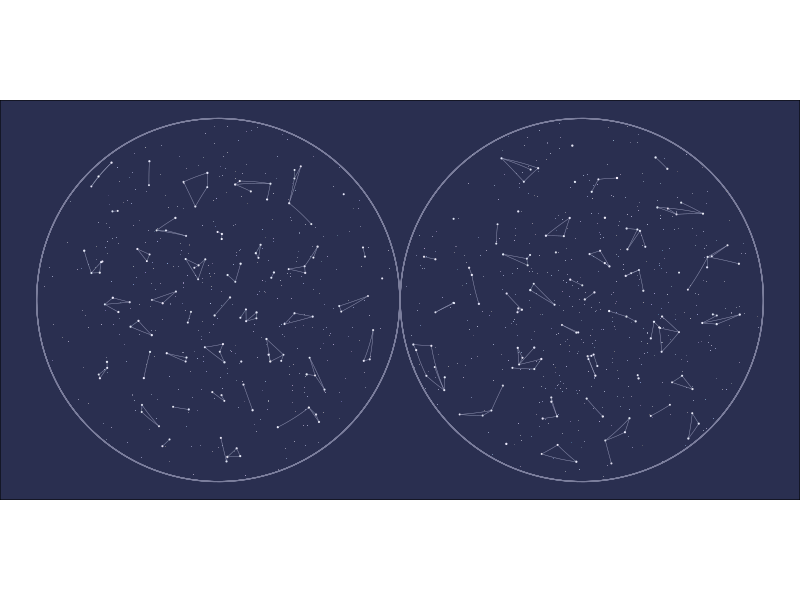
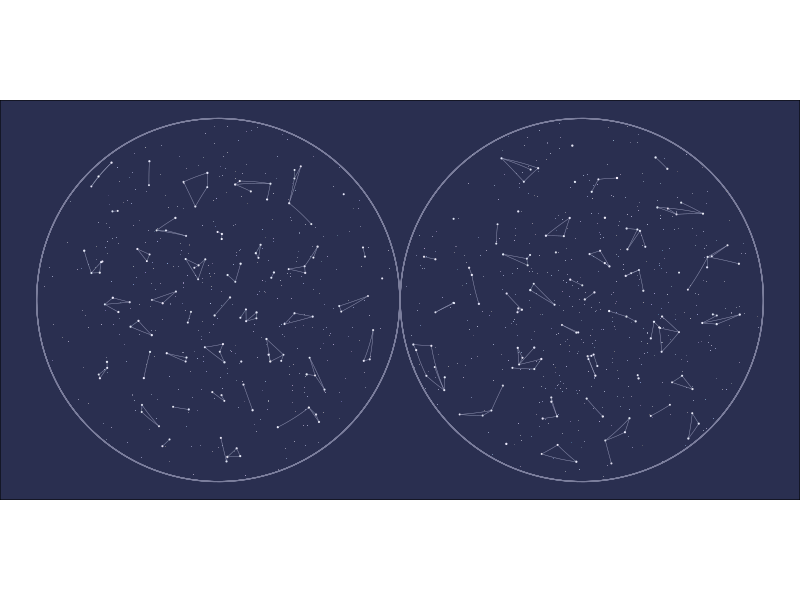

Source code (R) for these figures, in order:
library(tidyverse)

set.seed(5)

# df needs:
# x, y, z on unit sphere
projection <- function(df) {
  
  df <- df %>%
    mutate(lat = asin(z),
           long = atan2(y, x)) %>%
    mutate(new_x = if_else(z < 0, x / (1 - z), x / (1 + z) + 2),
           new_y = if_else(z < 0, y / (1 - z), y / (1 + z)))
  
  return(df)
}

# points_n, approx. number of final points
# candidates_n, number of attempts per point
# distance_limit, minimum distance between points
disk_sampling <- function(points_n, candidates_n, distance_limit) {
  
  df <- tibble(
    x = c(rnorm(1), rep(0, points_n - 1)),
    y = c(rnorm(1), rep(0, points_n - 1)),
    z = c(rnorm(1), rep(0, points_n - 1))
  ) %>%
    mutate(normalize = sqrt(x^2 + y^2 + z^2)) %>%
    mutate(normalize = if_else(normalize == 0, 1, normalize)) %>%
    mutate(x = x / normalize,
           y = y / normalize,
           z = z / normalize) %>%
    select(-normalize) %>%
    rowid_to_column("id") 
  
  for(i in seq(2, points_n)) {
    
    candidates <- tibble(
      can_x = rnorm(candidates_n),
      can_y = rnorm(candidates_n),
      can_z = rnorm(candidates_n)
    ) %>%
      mutate(normalize = sqrt(can_x^2 + can_y^2 + can_z^2)) %>%
      mutate(can_x = can_x / normalize,
             can_y = can_y / normalize,
             can_z = can_z / normalize) %>%
      select(-normalize) %>%
      rowid_to_column("can_id") 
    
    best_candidate <- df %>%
      filter(x != 0 | y != 0 | z != 0) %>%
      expand_grid(candidates) %>%
      mutate(distance = acos(x * can_x + 
                               y * can_y + 
                               z * can_z)) %>%
      group_by(can_id) %>%
      summarise(distance = min(distance)) %>%
      filter(distance == max(distance)) %>%
      filter(distance > distance_limit) %>%
      slice(1) %>%
      pull(can_id)
    
    if(length(best_candidate) > 0) {
      best_candidate <- candidates %>%
        filter(can_id == best_candidate) %>%
        mutate(can_id = i) %>%
        rename_with(~ gsub("can_", "", .x))
      
      df <- df %>%
        rows_update(best_candidate, by = "id")
    }
    
  }
  
  df <- df %>%
    filter(x != 0 | y != 0 | z != 0)
  
  return(df)
}

# df needs x, y, z
connections <- function(df) {
  
  lines <- data.frame(
    line_id_1_2 = integer(),
    id_2 = integer(),
    id_1 = integer(),
    x_2 = numeric(),
    x_1 = numeric(),
    y_2 = numeric(),
    y_1 = numeric(),
    z_2 = numeric(),
    z_1 = numeric()
  )
  
  if(nrow(df) <= 1) {
    return(lines)
  }
  
  connections <- df %>%
    select(starts_with("star")) %>%
    rename_with(~ paste0(gsub("star_", "", .x), "_1")) %>%
    select(id_1, x_1, y_1, z_1)
  
  connections <- connections %>%
    rename_with(~ paste0(gsub("1", "", .x), "2")) %>%
    expand_grid(connections) %>%
    filter(id_1 < id_2) %>%
    mutate(a_1_2 = y_1 * z_2 - z_1 * y_2,
           b_1_2 = z_1 * x_2 - x_1 * z_2,
           c_1_2 = x_1 * y_2 - y_1 * x_2) %>%
    rowid_to_column("line_id_1_2")
  
  # https://blog.mbedded.ninja/mathematics/geometry/spherical-geometry/finding-the-intersection-of-two-arcs-that-lie-on-a-sphere/
  # https://www.dirkbertels.net/computing/greatCircles_files/great_circles_070206.pdf
  intersections <- connections %>%
    rename_with(~ gsub("1", "3", .x)) %>%
    rename_with(~ gsub("2", "4", .x)) %>% 
    expand_grid(connections) %>%
    filter(line_id_1_2 < line_id_3_4) %>%
    filter((id_1 != id_3 & id_1 != id_4) &
             (id_2 != id_3 & id_2 != id_4)) %>% # remove ones that share a star
    mutate(l_1 = b_1_2 * c_3_4 - c_1_2 * b_3_4,
           m_1 = c_1_2 * a_3_4 - a_1_2 * c_3_4,
           n_1 = a_1_2 * b_3_4 - b_1_2 * a_3_4) %>%
    mutate(normal = sqrt(l_1^2 + m_1^2 + n_1^2)) %>%
    mutate(l_1 = l_1 / normal,
           m_1 = m_1 / normal,
           n_1 = n_1 / normal) %>%
    mutate(l_2 = -l_1,
           m_2 = -m_1,
           n_2 = -n_1) %>%
    mutate(normal_1 = sqrt(x_1^2 + y_1^2 + z_1^2),
           normal_2 = sqrt(x_2^2 + y_2^2 + z_2^2),
           normal_3 = sqrt(x_3^2 + y_3^2 + z_3^2),
           normal_4 = sqrt(x_4^2 + y_4^2 + z_4^2),
           normal_l_1 = sqrt(l_1^2 + m_1^2 + n_1^2),
           normal_l_2 = sqrt(l_2^2 + m_2^2 + n_2^2)) %>%  # technically, all 1's
    mutate(angle_1_l_1 = acos(round((x_1 * l_1 + y_1 * m_1 + z_1 * n_1) / 
                                      (normal_1 * normal_l_1), 7)) * 180/pi,
           angle_l_1_2 = acos(round((x_2 * l_1 + y_2 * m_1 + z_2 * n_1) / 
                                      (normal_2 * normal_l_1), 7)) * 180/pi,
           angle_1_l_2 = acos(round((x_1 * l_2 + y_1 * m_2 + z_1 * n_2) / 
                                      (normal_1 * normal_l_2), 7)) * 180/pi,
           angle_l_2_2 = acos(round((x_2 * l_2 + y_2 * m_2 + z_2 * n_2) / 
                                      (normal_2 * normal_l_2), 7)) * 180/pi,
           angle_1_2 = acos(round((x_1 * x_2 + y_1 * y_2 + z_1 * z_2) / 
                                    (normal_1 * normal_2), 7)) * 180/pi,
           angle_3_l_1 = acos(round((x_3 * l_1 + y_3 * m_1 + z_3 * n_1) / 
                                      (normal_3 * normal_l_1), 7)) * 180/pi,
           angle_l_1_4 = acos(round((x_4 * l_1 + y_4 * m_1 + z_4 * n_1) / 
                                      (normal_4 * normal_l_1), 7)) * 180/pi,
           angle_3_l_2 = acos(round((x_3 * l_2 + y_3 * m_2 + z_3 * n_2) / 
                                      (normal_3 * normal_l_2), 7)) * 180/pi,
           angle_l_2_4 = acos(round((x_4 * l_2 + y_4 * m_2 + z_4 * n_2) / 
                                      (normal_4 * normal_l_2), 7)) * 180/pi,
           angle_3_4 = acos(round((x_3 * x_4 + y_3 * y_4 + z_3 * z_4) / 
                                    (normal_3 * normal_4), 7)) * 180/pi) %>%
    mutate(sum_angle_1_l_1_2 = angle_1_l_1 + angle_l_1_2,
           sum_angle_1_l_2_2 = angle_1_l_2 + angle_l_2_2,
           sum_angle_3_l_1_4 = angle_3_l_1 + angle_l_1_4,
           sum_angle_3_l_2_4 = angle_3_l_2 + angle_l_2_4) %>%
    mutate(on_segment_1_l_1_2 = 
             if_else(abs(sum_angle_1_l_1_2 - angle_1_2) < .001, 1, 0),
           on_segment_1_l_2_2 = 
             if_else(abs(sum_angle_1_l_2_2 - angle_1_2) < .001, 1, 0),
           on_segment_3_l_1_4 = 
             if_else(abs(sum_angle_3_l_1_4 - angle_3_4) < .001, 1, 0),
           on_segment_3_l_2_4 = 
             if_else(abs(sum_angle_3_l_2_4 - angle_3_4) < .001, 1, 0)) %>%
    mutate(intersects = if_else((on_segment_1_l_1_2 == 1 & on_segment_3_l_1_4) |
                                  (on_segment_1_l_2_2 == 1 & on_segment_3_l_2_4),
                                1, 0)) %>%
    filter(intersects == 1)
  
  ## Loop through adding one at a time
  star_list <- df %>%
    arrange(sample(1:n(), n())) %>%
    pull(star_id)
  
  for(i in seq(1, length(star_list))) {
    current_star <- star_list[i]
    potential_lines <- connections %>%
      filter(id_1 == current_star | id_2 == current_star) %>%
      anti_join(lines, by = "line_id_1_2")
    
    # remove intersections
    limit_lines <- intersections %>%
      select(line_id_1_2, line_id_3_4)
    limit_lines <- intersections %>%
      select(line_id_1_2, line_id_3_4) %>%
      rename(line_id_1_2 = line_id_3_4,
             line_id_3_4 = line_id_1_2) %>%
      rbind(limit_lines) %>%
      inner_join(lines, by = "line_id_1_2")
    limit_lines <- limit_lines %>%
      select(line_id_1_2, line_id_3_4)
    limit_lines <- limit_lines %>%
      select(line_id_1_2, line_id_3_4) %>%
      rename(line_id_1_2 = line_id_3_4,
             line_id_3_4 = line_id_1_2) %>%
      rbind(limit_lines)
    
    potential_lines <- potential_lines %>%
      anti_join(limit_lines, by = c("line_id_1_2"))
    
    if(nrow(potential_lines) > 0) {
      lines <- potential_lines %>%
        mutate(weight = acos(x_1*x_2 + 
                               y_1 * y_2 + 
                               z_1 * z_2)) %>%
        sample_n(1, weight = 1/weight) %>% # add weights here
        select(-weight) %>%
        rbind(lines)
    }
  }
  
  lines <- lines %>%
    select(-a_1_2, -b_1_2, -c_1_2)
  
  return(lines)
}

constellations <- disk_sampling(88, 25, .01) %>%
  select(-id) %>%
  rowid_to_column("id") %>%
  rename_with(~ paste0("constellation_", .x))

# 88 * 3
# 264 / 8 = 33
stars <- rbind(disk_sampling(33, 25, .01),
               disk_sampling(33, 25, .01),
               disk_sampling(33, 25, .01),
               disk_sampling(33, 25, .01),
               disk_sampling(33, 25, .01),
               disk_sampling(33, 25, .01),
               disk_sampling(33, 25, .01),
               disk_sampling(33, 25, .01)) %>%
  select(-id) %>%
  rowid_to_column("id") %>%
  rename_with(~ paste0("star_", .x))

# stars <- rbind(disk_sampling(132, 25, .01),
#                disk_sampling(132, 25, .01)) %>%
#   select(-id) %>%
#   rowid_to_column("id") %>%
#   projection() %>%
#   rename_with(~ paste0("star_", .x))

# nrow(stars) / nrow(constellations)

sky <- constellations %>%
  expand_grid(stars) %>%
  mutate(distance = acos(constellation_x * star_x + 
                           constellation_y * star_y + 
                           constellation_z * star_z)) %>%
  filter(sign(star_z) == sign(constellation_z)) %>% # make sure they cross over line
  group_by(star_id) %>%
  filter(distance == min(distance))

# https://math.stackexchange.com/questions/2375102/parametric-equation-of-a-circle-in-3d-given-center-and-two-points-on-the-circle
move_percentage <- .25
star_movement <- sky %>%
  mutate(normal_x = star_y * constellation_z - star_z * constellation_y,
         normal_y = star_z * constellation_x - star_x * constellation_z,
         normal_z = star_x * constellation_y - star_y * constellation_x,
         interior = star_x * constellation_x + 
           star_y * constellation_y + 
           star_z * constellation_z) %>%
  mutate(normal_norm = sqrt(normal_x^2 + normal_y^2 + normal_z^2)) %>%
  mutate(normal_x = normal_x / normal_norm,
         normal_y = normal_y / normal_norm,
         normal_z = normal_z / normal_norm) %>%
  mutate(angle = acos(interior) * move_percentage,
         perp_x = normal_y * star_z - normal_z * star_y,
         perp_y = normal_z * star_x - normal_x * star_z,
         perp_z = normal_x * star_y - normal_y * star_x) %>%
  mutate(perp_norm = sqrt(perp_x^2 + perp_y^2 + perp_z^2)) %>%
  mutate(perp_x = perp_x / perp_norm,
         perp_y = perp_y / perp_norm,
         perp_z = perp_z / perp_norm) %>%
  mutate(star_x = cos(angle) * star_x + sin(angle) * perp_x,
         star_y = cos(angle) * star_y + sin(angle) * perp_y,
         star_z = cos(angle) * star_z + sin(angle) * perp_z)
         
star_movement <- star_movement %>%
  select(star_id, star_x, star_y, star_z) %>%
  rename_with(~ gsub("star_", "", .x)) %>%
  rename_with(~ paste0("star_", .x))

sky <- sky %>%
  rows_update(star_movement, by = "star_id")

sky <- sky %>%
  select(-distance) %>%
  rownames_to_column("row") %>%
  pivot_longer(cols = -row,
               names_to = c("object", ".value"),
               names_sep =  "_") %>%
  projection() %>%
  pivot_wider(id_cols = row,
              names_from = object,
              names_glue = "{object}_{.value}",
              values_from = c(id, x, y, z, lat, long,
                              new_x, new_y)) %>%
  select(-row)
  
lines <- sky %>%
  select(constellation_id, star_id,
         star_x, star_y, star_z) %>%
  nest(data = c(star_id, star_x, star_y, star_z)) %>%
  mutate(data = map(data, connections)) %>%
  unnest(data)

lines <- lines %>%
  pivot_longer(-c(constellation_id, line_id_1_2),
               names_to = c(".value", "star"),
               names_sep =  "_") %>%
  projection() %>%
  pivot_wider(id_cols = c(constellation_id, line_id_1_2),
              names_from = star,
              values_from = c(id, x, y, z, lat, long,
                              new_x, new_y))

# https://math.stackexchange.com/questions/383711/parametric-equation-for-great-circle
curves <- lines %>%
  expand_grid(f = seq(0, 1, length.out = 100)) %>%
  mutate(d = acos(sin(lat_1) * sin(lat_2) + cos(lat_1) * cos(lat_2) * cos(long_1 - long_2))) %>%
  mutate(A = sin((1 - f) * d) / sin(d),
         B = sin(f * d) / sin(d)) %>%
  mutate(x = A * cos(lat_1) * cos(long_1) + B * cos(lat_2) * cos(long_2),
         y = A * cos(lat_1) * sin(long_1) + B * cos(lat_2) * sin(long_2),
         z = A * sin(lat_1)               + B * sin(lat_2)) %>%
  select(constellation_id, line_id_1_2, x, y, z) %>%
  projection() %>%
  group_by(constellation_id, line_id_1_2) %>%
  mutate(next_new_x = lead(new_x),
         next_new_y = lead(new_y)) %>%
  filter(!is.na(next_new_x))

# ggplot(data = sky) +
#   geom_segment(data = curves, aes(x = new_x, y = new_y, 
#                                xend = next_new_x, yend = next_new_y)) +
#   geom_point(aes(x = star_new_x, y = star_new_y), color = "white", size = 3) +
#   geom_point(aes(x = star_new_x, y = star_new_y)) +
#   geom_point(aes(x = constellation_new_x, y = constellation_new_y),
#              shape = 4) +
#   scale_x_continuous(limits = c(-1, 3)) +
#   scale_y_continuous(limits = c(-1, 1)) +
#   coord_equal() 

# library(colorspace)

base_hue <- 260 + rnorm(1, 0, sd = 5)
base_chroma <- 25 + rnorm(1, 0, sd = 3)
dark_luminance <- 25 + rnorm(1, 0, sd = 3)
med_luminance <- 50 + rnorm(1, 0, sd = 3)
light_luminance <- 75 + rnorm(1, 0, sd = 3)
bright_luminance <- 90 + rnorm(1, 0, sd = 3)

background_stars_n <- 1000
background_stars <- tibble(
  x = rnorm(background_stars_n),
  y = rnorm(background_stars_n),
  z = rnorm(background_stars_n)
) %>%
  mutate(normalize = sqrt(x^2 + y^2 + z^2)) %>%
  mutate(normalize = if_else(normalize == 0, 1, normalize)) %>%
  mutate(x = x / normalize,
         y = y / normalize,
         z = z / normalize) %>%
  select(-normalize) %>%
  rowid_to_column("id") %>%
  projection() %>%
  mutate(hue = base_hue + rnorm(n(), 0, sd = 7),
         chroma = base_chroma + rnorm(n(), 0, sd = 7),
         luminance = med_luminance + rnorm(n(), 0, sd = 7)) %>%
  mutate(chroma = if_else(chroma < 0, base_chroma, chroma),
         luminance = if_else(luminance < 0 | luminance > 100, 
                             med_luminance, luminance)) %>%
  mutate(color_value = hcl(hue, chroma, luminance),
         size_value = runif(n(), .25, .5)) %>%
  mutate(color_value = if_else(is.na(color_value), 
                               hcl(base_hue, base_chroma, med_luminance),
                               color_value))

outline_circles <- tibble(
  circle_id = rep(c(1, 2), each = 360*2),
  x = rep(seq(1, 100, length.out = 360*2), 2),
  y = rep(seq(1, 100, length.out = 360*2), 2)
) %>%
  mutate(x = cos(x) + 2*(circle_id-1),
         y = sin(y)) %>%
  group_by(circle_id) %>%
  mutate(xend = lead(x),
         yend = lead(y)) %>%
  filter(!is.na(xend)) %>%
  mutate(hue = base_hue,
         chroma = base_chroma,
         luminance = med_luminance) %>%
  mutate(color_value = hcl(hue, chroma, luminance))

sky <- sky %>%
  mutate(hue = base_hue + rnorm(n(), 0, sd = 7),
         chroma = (base_chroma / 2) + rnorm(n(), 0, sd = 2),
         luminance = bright_luminance + rnorm(n(), 0, sd = 2)) %>%
  mutate(color_value = hcl(hue, chroma, luminance),
         size_value = runif(n(), .5, 2)) %>%
  mutate(color_value = if_else(is.na(color_value), 
                               hcl(base_hue, base_chroma, bright_luminance),
                               color_value))
  
ggplot() +
  geom_segment(data = outline_circles, aes(x = x, y = y, 
                                           xend = xend, yend = yend,
                                           group = circle_id,
                                           color = color_value),
               size = .25) +
  geom_point(data = background_stars, aes(x = new_x, y = new_y, color = color_value,
                                          size = size_value),
             shape = 16) +
  geom_segment(data = curves, aes(x = new_x, y = new_y,
                               xend = next_new_x, yend = next_new_y),
               color = hcl(base_hue, base_chroma, light_luminance),
               size = .15) +
  geom_point(data = sky, aes(x = star_new_x, y = star_new_y, 
             color = hcl(base_hue, base_chroma, dark_luminance),
             size = size_value + 1)) +
  geom_point(data = sky, aes(x = star_new_x, y = star_new_y, color = color_value,
                             size = size_value)) +
  scale_color_identity() +
  scale_radius(range = c(.01, .25)) +
  scale_x_continuous(limits = c(-1, 3)) +
  scale_y_continuous(limits = c(-1, 1)) +
  coord_equal() +
  theme_void() +
  theme(plot.background = element_rect(fill = hcl(base_hue, base_chroma, dark_luminance)),
        legend.position = "none")

ggsave("constellations_5.jpeg",
       width = 4,
       height = 2)
